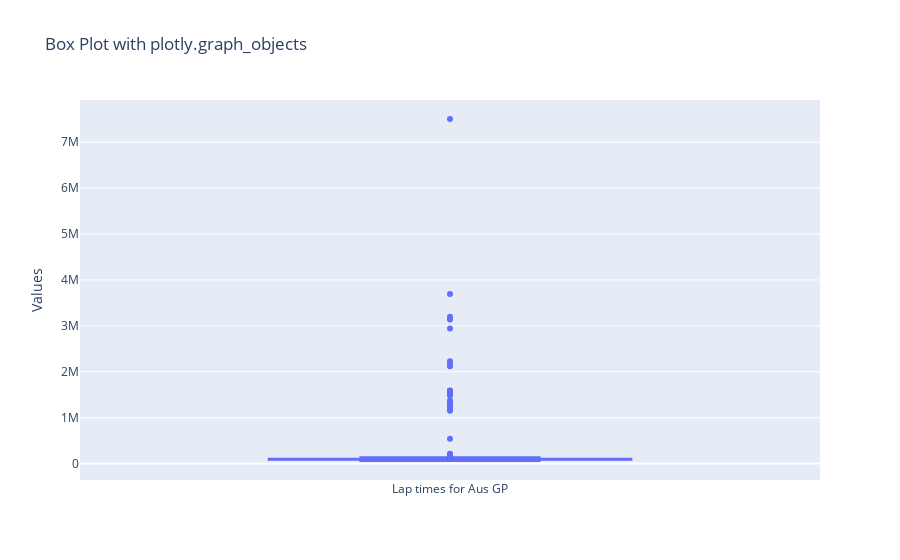

The notebook cell saved with this chart:
### Code cell
fig = go.Figure()

# Add a box trace
fig.add_trace(
    go.Box(y=lap_times_selected_driver["milliseconds"], name="Lap times for Aus GP")
)

# Customize the layout
fig.update_layout(
    title="Box Plot with plotly.graph_objects",
    yaxis_title="Values",
)

# Show the figure
fig.show()

### Figure 1 — Plotly figure (JSON) as saved in the notebook; plotly's stock layout.template omitted (floating-point values rounded to 4 significant figures; data arrays with more than 128 entries replaced by an {"elided": "..."} marker saying what was removed)
{"data": [{"name": "Lap times for Aus GP", "type": "box", "y": {"elided": "16427 int values"}}], "layout": {"title": {"text": "Box Plot with plotly.graph_objects"}, "yaxis": {"title": {"text": "Values"}}}}
